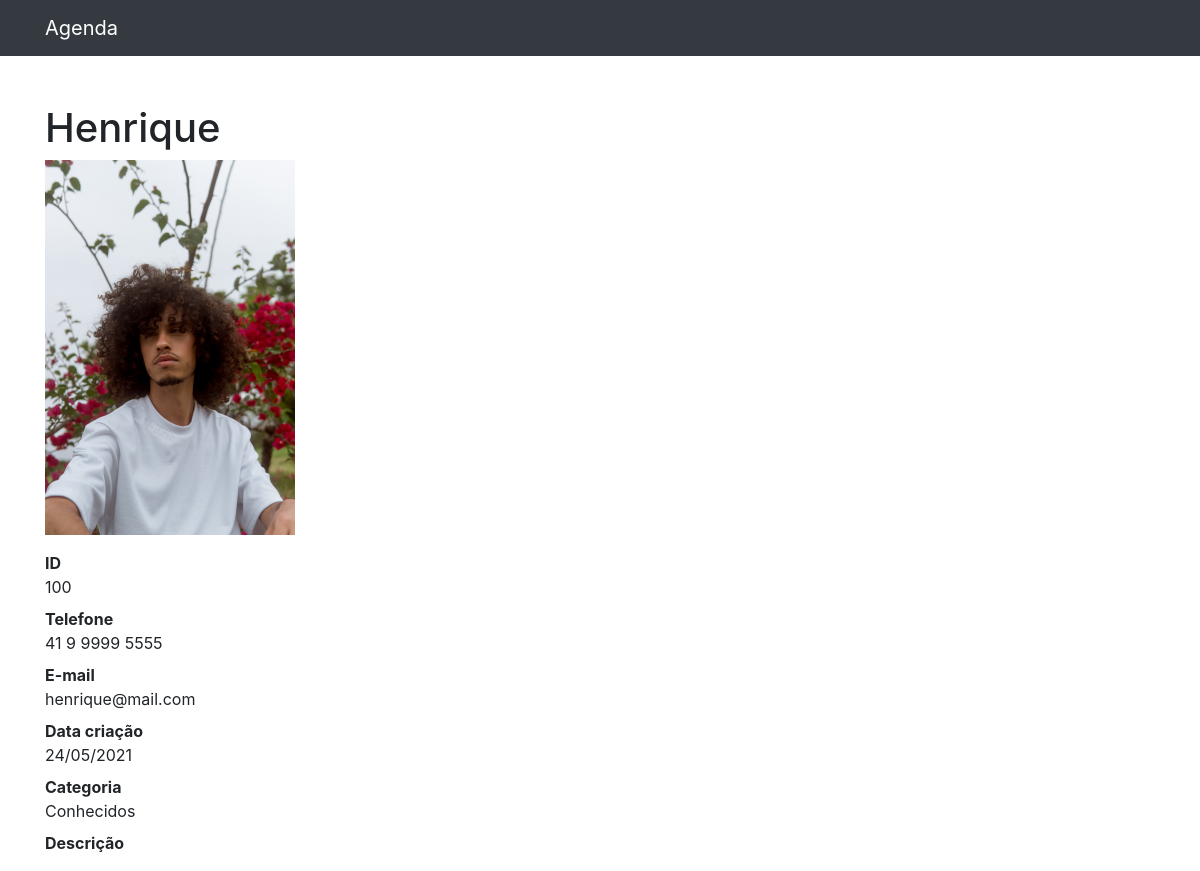
The page /5 on the database its author committed.
### contatos/models.py (models this page shows, shortened)
class Contato(models.Model):
    nome = models.CharField(max_length=255)
    sobrenome = models.CharField(max_length=255, blank=True)
    telefone = models.CharField(max_length=20)
    email = models.EmailField(max_length=100, blank=True)
    data_criacao = models.DateTimeField(default=timezone.now)
    descricao = models.TextField(blank=True)
    categoria = models.ForeignKey(Categoria, on_delete=models.DO_NOTHING)
    foto = models.ImageField(blank=True, upload_to='fotos/%Y/%m/')

class Categoria(models.Model):
    nome = models.CharField(max_length=255)
    def __str__(self):
        return self.nome

### contatos/views.py (the view)
# urls.py: path('<int:id_contato>', views.detalhes, name='detalhes'),
def detalhes(request, id_contato):
    contato = get_object_or_404(Contato, id=id_contato)
    return render(request, 'contatos/detalhes.html', {
        'contato': contato
    })

### contatos/templates/contatos/detalhes.html (shortened to what this page needs)
{%extends 'base.html'%}
{%block conteudo%}
<h1 class="mt-5">{{contato.nome}} {{contato.sobrenome}}</h1>
{%if contato.foto%}
  <p>
    <img src="{{contato.foto.url}}" style="max-width: 250px; height: auto;">
  </p>
{%endif%}
<dl>
  <dt>ID</dt>
  <dd>100</dd>
  <dt>Telefone</dt>
  <dd>{{contato.telefone}}</dd>
  <dt>E-mail</dt>
  <dd>{{contato.email}}</dd>
  <dt>Data criação</dt>
  <dd>{{contato.data_criacao|date:'d/m/Y'}}</dd>
  <dt>Categoria</dt>
  <dd>{{contato.categoria}}</dd>
  <dt>Descrição</dt>
</dl>
{%endblock%}

### rows shown on the page
Contato: nome "Henrique", foto (picture), telefone "41 9 9999 5555", email "henrique@mail.com", data_criacao "24/05/2021", categoria "Conhecidos"
